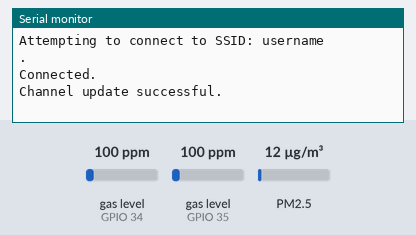
Bench run of a sketch on a simulated ESP32. Shown: the last lines printed to the serial monitor. Inputs (shaded band) come from the test bench; at power-on: gas level (sensors on GPIO 34, GPIO 35) 100 ppm, PM2.5 12 µg/m³. WiFi joins after 1.5 s; servers stay silent unless stated.

Above: at 18.0 s.
18.1 s: gas level (sensor on GPIO 34) set to 20 ppm
At 20.55 s:
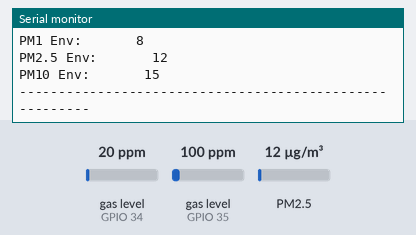
33.3 s: gas level (sensor on GPIO 35) set to 20 ppm
At 36.6 s:
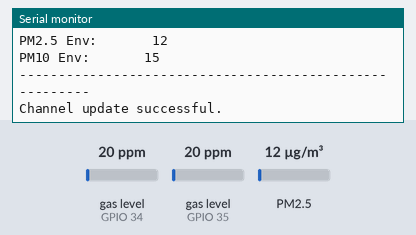
48.5 s: PM2.5 set to 6 µg/m³
At 52.5 s:
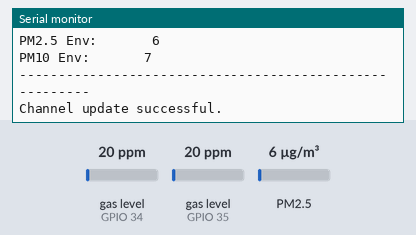
63.7 s: gas level (sensor on GPIO 34) set to 250 ppm
At 66.5 s:
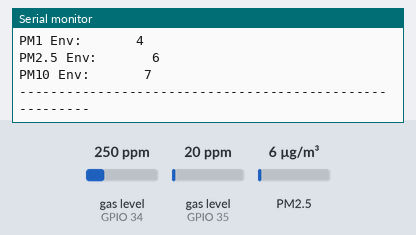
Timing chart, 0 to 68.0 s (numbered marks = the images above; inputs shaded):
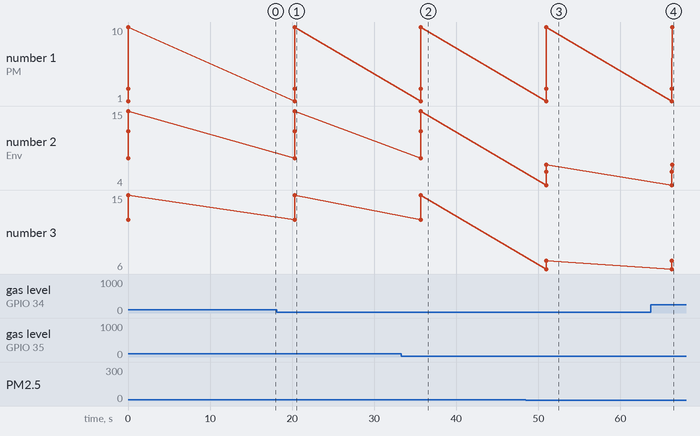

The sketch:

pms_mq_sensor_final.ino
```cpp
//library
#include <Adafruit_PM25AQI.h>
#include <Wire.h>
#include <MQUnifiedsensor.h>
#include <WiFi.h>
#include "ThingSpeak.h"
#include <SoftwareSerial.h>

//initialize PMS
SoftwareSerial pmSerial(12, 14);
Adafruit_PM25AQI aqi = Adafruit_PM25AQI();

//INTERNET
#define SECRET_SSID "username"    // replace MySSID with your WiFi network name
#define SECRET_PASS "password"  // replace MyPassword with your WiFi password

#define SECRET_CH_ID 000000     // replace 0000000 with your channel number
#define SECRET_WRITE_APIKEY "API KEY"   // replace XYZ with your channel write API Key

char ssid[] = SECRET_SSID;   // your network SSID (name)
char pass[] = SECRET_PASS;   // your network password
int keyIndex = 0;            // your network key Index number (needed only for WEP)
WiFiClient  client;

unsigned long myChannelNumber = SECRET_CH_ID;
const char * myWriteAPIKey = SECRET_WRITE_APIKEY;
String myStatus = "";
//=======

//intialize
#define         Board                   ("Arduino NANO")
#define         Pin135                   (34)  //Analog input 2 of your arduino
#define         Pin7                     (35)  //Analog input 3 of your arduino

//setup of sensor
#define         RatioMQ135CleanAir        (3.6) //RS / R0 = 10 ppm
#define         RatioMQ7CleanAir          (27.5) //RS / R0 = 27.5 ppm
#define         ADC_Bit_Resolution        (12) // 10 bit ADC
#define         Voltage_Resolution        (5) // Volt resolution to calc the voltage
#define         Type                      ("Arduino NANO") //Board used

//Initialize MQ
MQUnifiedsensor MQ135(Board, Voltage_Resolution, ADC_Bit_Resolution, Pin135, Type);
MQUnifiedsensor MQ7(Board, Voltage_Resolution, ADC_Bit_Resolution, Pin7, Type);

float co; float co2; int pm10; int pm25; int pm100; int pm10env; int pm25env; int pm100env;


void setup() {
  Serial.begin(115200);

  //Hidupkan Sensor
  MQ135.init();
  MQ135.setRegressionMethod(1); //_PPM =  a*ratio^b
  MQ135.setR0(9.03);

  MQ7.init();
  MQ7.setRegressionMethod(1); //_PPM =  a*ratio^b
  MQ7.setR0(5.90);

  //hidupkan sensor PMS
  pmSerial.begin(9600);
  if (! aqi.begin_UART(&pmSerial)) { // connect to the sensor over software serial
    Serial.println("Could not find PM 2.5 sensor!");
    while (1) delay(10);
  }
  Serial.println("PM25 found!");

  //hidupkan Wifi
  WiFi.mode(WIFI_STA);
  ThingSpeak.begin(client);  // Initialize ThingSpeak

}

void loop() {

  //MQ Sensor
  MQ135.update();
  MQ7.update();

  MQ135.setA(110.47); MQ135.setB(-2.862); //CO2
  float CO2 = MQ135.readSensor();

  MQ7.setA(99.042); MQ7.setB(-1.518); //CO
  float co = MQ7.readSensor();

  Serial.print("CO2:      "); Serial.println(CO2);
  Serial.print("CO:       "); Serial.println(co);
  Serial.println("--------------------------------------------------------");

  //PMS Sensor
  PM25_AQI_Data data;

  if (! aqi.read(&data)) {
    Serial.println("Could not read from AQI");
    delay(500);  // try again in a bit!
    return;
  }
  Serial.println("AQI reading success");

  int pm10 = data.pm10_standard;
  int pm25 = data.pm25_standard;
  int pm100 = data.pm100_standard;
  int pm10env = data.pm10_env;
  int pm25env = data.pm25_env;
  int pm100env = data.pm100_env;

  Serial.print("PM1:      "); Serial.println(pm10);
  Serial.print("PM2.5:       "); Serial.println(pm25);
  Serial.print("PM10:       "); Serial.println(pm100);
  Serial.print("PM1 Env:       "); Serial.println(pm10env);
  Serial.print("PM2.5 Env:       "); Serial.println(pm25env);
  Serial.print("PM10 Env:       "); Serial.println(pm100env);
  Serial.println("--------------------------------------------------------");


  //ThingSpeak
  // Connect or reconnect to WiFi
  if (WiFi.status() != WL_CONNECTED) {
    Serial.print("Attempting to connect to SSID: ");
    Serial.println(SECRET_SSID);
    while (WiFi.status() != WL_CONNECTED) {
      WiFi.begin(ssid, pass);  // Connect to WPA/WPA2 network. Change this line if using open or WEP network
      Serial.print(".");
      delay(5000);
    }
    Serial.println("\nConnected.");
  }

  ThingSpeak.setStatus(myStatus);

  // write to the ThingSpeak channel - utk tahu status hantar data
  int x = ThingSpeak.writeFields(myChannelNumber, myWriteAPIKey);
  if (x == 200) {
    Serial.println("Channel update successful.");
  }
  else {
    Serial.println("Problem updating channel. HTTP error code " + String(x));
  }

  // set the fields with the values
  ThingSpeak.setField(1, co2);
  ThingSpeak.setField(2, co);
  ThingSpeak.setField(3, pm10);
  ThingSpeak.setField(4, pm25);
  ThingSpeak.setField(5, pm100);
  ThingSpeak.setField(6, pm10env);
  ThingSpeak.setField(7, pm25env);
  ThingSpeak.setField(8, pm100env);

  delay(15000); // Wait 20 seconds to update the channel again
}
```

Measured:
- after the input at 18.1 s, the serial monitor: prints a new line after 2.2 s (image 1)
- after the input at 33.3 s, the serial monitor: prints a new line after 2.3 s (image 2)
- after the input at 48.5 s, the serial monitor: prints a new line after 2.5 s (image 3)
- after the input at 63.7 s, the serial monitor: prints a new line after 2.6 s (image 4)
- plotted number 2: 15 → 7 after the input at 48.5 s
- plotted number 3: 15 → 7 after the input at 48.5 s
